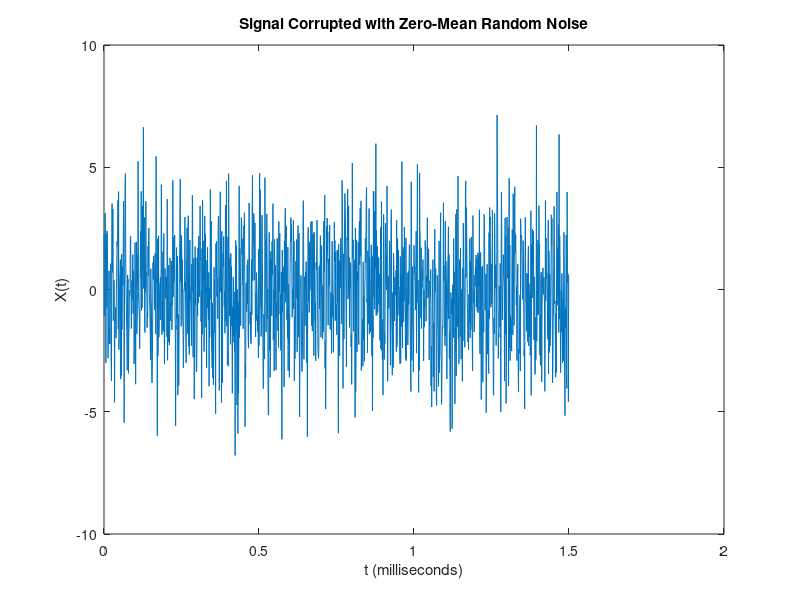

Recreate this plot in MATLAB. (Note: this script raises an error after producing the figure.)
clear all
close all
clc
Fs = 1000; T = 1/Fs;
L=1500;
t= (0:L-1)*T;
S = 0.7*sin(2*pi*50*t) + sin(2*pi*120*t);
X = S+ 2*randn(size(t));
figure(1);
plot(t,X)
title('Signal Corrupted with Zero-Mean Random Noise')
xlabel('t (milliseconds)')
ylabel('X(t)')

figure(2);
[P,f]=fourier(S,Fs);


plot(P,f) 
title('Single-Sided Amplitude Spectrum of X(t)')
xlabel('f (Hz)')
ylabel('|P(f)|')

